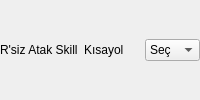
           <widget class="QWidget" name="PriestAttack1ControlsWidget" native="true">
            <property name="sizePolicy">
             <sizepolicy hsizetype="Preferred" vsizetype="Preferred">
              <horstretch>0</horstretch>
              <verstretch>0</verstretch>
             </sizepolicy>
            </property>
            <layout class="QHBoxLayout" name="horizontalLayout_priestAttack1">
             <property name="leftMargin"><number>0</number></property>
             <property name="topMargin"><number>0</number></property>
             <property name="rightMargin"><number>0</number></property>
             <property name="bottomMargin"><number>0</number></property>
             <property name="spacing"><number>6</number></property>
             <item>
             <widget class="QLabel" name="PriestAttack1Label">
              <property name="text"><string>R'siz Atak Skill</string></property>
             </widget>
            </item>
            <item>
             <widget class="QLabel" name="PriestAttack1ShortcutLabel">
              <property name="text"><string>Kısayol</string></property>
             </widget>
            </item>
            <item>
             <widget class="QComboBox" name="PriestAttack1ShortcutComboBox">
              <property name="minimumWidth"><number>80</number></property>
              <property name="sizeAdjustPolicy"><enum>QComboBox::AdjustToContents</enum></property>
               <item><property name="text"><string>Seç</string></property></item>
              </widget>
            </item>
           </layout>
          </widget>
